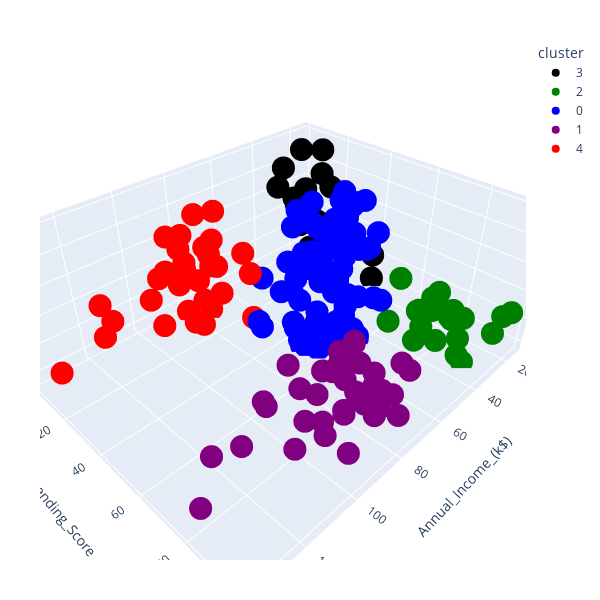

The cell this chart's notebook holds for it:
### Code cell
# plot the five clusters in 3D space
three_dim_clusters = px.scatter_3d(
    df, x="Annual_Income_(k$)", y="Spending_Score", z="Age", color="cluster",
    height=600, width=600,
    color_discrete_map={0: "blue", 1:"purple", 2:"green", 3:"black", 4:"red"}
).update_layout(margin=dict(t=40, l=40, r=40, b=40))

three_dim_clusters.show()

# save to file, use everywhere with a browser
#three_dim_clusters.write_html("three_dim_customers.html")

### Figure 1 — Plotly figure (JSON) as saved in the notebook; plotly's stock layout.template omitted (floating-point values rounded to 4 significant figures)
{"data": [{"hovertemplate": "cluster=3<br>Annual_Income_(k$)=%{x}<br>Spending_Score=%{y}<br>Age=%{z}<extra></extra>", "legendgroup": "3", "marker": {"color": "black", "symbol": "circle"}, "mode": "markers", "name": "3", "scene": "scene", "showlegend": true, "type": "scatter3d", "x": [15, 16, 17, 18, 19, 19, 20, 20, 21, 23, 24, 25, 28, 28, 29, 30, 33, 33, 34, 37, 38, 39, 39], "y": [39, 6, 40, 6, 3, 14, 15, 13, 35, 29, 35, 5, 14, 32, 31, 4, 4, 14, 17, 26, 35, 36, 28], "z": [19, 20, 31, 35, 64, 67, 58, 37, 35, 52, 35, 46, 54, 45, 40, 60, 53, 49, 42, 36, 65, 48, 49]}, {"hovertemplate": "cluster=2<br>Annual_Income_(k$)=%{x}<br>Spending_Score=%{y}<br>Age=%{z}<extra></extra>", "legendgroup": "2", "marker": {"color": "green", "symbol": "circle"}, "mode": "markers", "name": "2", "scene": "scene", "showlegend": true, "type": "scatter3d", "x": [15, 16, 17, 18, 19, 19, 20, 20, 21, 23, 24, 25, 28, 28, 29, 30, 33, 33, 34, 37, 38, 39], "y": [81, 77, 76, 94, 72, 99, 77, 79, 66, 98, 73, 73, 82, 61, 87, 73, 92, 81, 73, 75, 92, 65], "z": [21, 23, 22, 23, 30, 35, 24, 22, 20, 35, 25, 31, 29, 35, 23, 21, 18, 21, 30, 20, 24, 24]}, {"hovertemplate": "cluster=0<br>Annual_Income_(k$)=%{x}<br>Spending_Score=%{y}<br>Age=%{z}<extra></extra>", "legendgroup": "0", "marker": {"color": "blue", "symbol": "circle"}, "mode": "markers", "name": "0", "scene": "scene", "showlegend": true, "type": "scatter3d", "x": [39, 40, 40, 40, 40, 42, 42, 43, 43, 43, 43, 44, 44, 46, 46, 46, 46, 47, 47, 48, 48, 48, 48, 48, 48, 49, 49, 50, 50, 54, 54, 54, 54, 54, 54, 54, 54, 54, 54, 54, 54, 57, 57, 58, 58, 59, 59, 60, 60, 60, 60, 60, 60, 61, 61, 62, 62, 62, 62, 62, 62, 63, 63, 63, 63, 63, 63, 64, 64, 65, 65, 65, 65, 67, 67, 67, 67, 69, 71, 72, 76], "y": [61, 55, 47, 42, 42, 52, 60, 54, 60, 45, 41, 50, 46, 51, 46, 56, 55, 52, 59, 51, 59, 50, 48, 59, 47, 55, 42, 49, 56, 47, 54, 53, 48, 52, 42, 51, 55, 41, 44, 57, 46, 58, 55, 60, 46, 55, 41, 49, 40, 42, 52, 47, 50, 42, 49, 41, 48, 59, 55, 56, 42, 50, 46, 43, 48, 52, 54, 42, 46, 48, 50, 43, 59, 43, 57, 56, 40, 58, 35, 34, 40], "z": [31, 50, 27, 29, 31, 49, 33, 31, 59, 50, 47, 51, 69, 27, 53, 70, 19, 67, 54, 63, 18, 43, 68, 19, 32, 70, 47, 60, 60, 59, 26, 45, 40, 23, 49, 57, 38, 67, 46, 21, 48, 55, 22, 34, 50, 68, 18, 48, 40, 32, 24, 47, 27, 48, 20, 23, 49, 67, 26, 49, 21, 66, 54, 68, 66, 65, 19, 38, 19, 18, 19, 63, 49, 51, 50, 27, 38, 40, 43, 25, 28]}, {"hovertemplate": "cluster=1<br>Annual_Income_(k$)=%{x}<br>Spending_Score=%{y}<br>Age=%{z}<extra></extra>", "legendgroup": "1", "marker": {"color": "purple", "symbol": "circle"}, "mode": "markers", "name": "1", "scene": "scene", "showlegend": true, "type": "scatter3d", "x": [69, 70, 71, 71, 71, 72, 73, 73, 74, 75, 76, 77, 77, 78, 78, 78, 78, 78, 78, 79, 81, 85, 86, 87, 87, 87, 88, 88, 93, 97, 98, 99, 101, 103, 103, 113, 120, 126, 137], "y": [91, 77, 95, 75, 75, 71, 88, 73, 72, 93, 87, 97, 74, 90, 88, 76, 89, 78, 73, 83, 93, 75, 95, 63, 75, 92, 86, 69, 90, 86, 88, 97, 68, 85, 69, 91, 79, 74, 83], "z": [39, 31, 40, 38, 39, 31, 29, 32, 35, 32, 32, 28, 32, 34, 39, 38, 27, 30, 30, 29, 31, 36, 33, 32, 28, 36, 30, 27, 35, 32, 29, 30, 28, 36, 32, 38, 35, 32, 30]}, {"hovertemplate": "cluster=4<br>Annual_Income_(k$)=%{x}<br>Spending_Score=%{y}<br>Age=%{z}<extra></extra>", "legendgroup": "4", "marker": {"color": "red", "symbol": "circle"}, "mode": "markers", "name": "4", "scene": "scene", "showlegend": true, "type": "scatter3d", "x": [70, 71, 71, 73, 73, 74, 75, 77, 77, 78, 78, 78, 78, 78, 78, 79, 81, 85, 86, 87, 87, 87, 88, 88, 93, 97, 98, 99, 101, 103, 103, 113, 120, 126, 137], "y": [29, 11, 9, 5, 7, 10, 5, 12, 36, 22, 17, 20, 16, 1, 1, 35, 5, 26, 20, 27, 13, 10, 13, 15, 14, 32, 15, 39, 24, 17, 23, 8, 16, 28, 18], "z": [23, 59, 47, 20, 44, 19, 57, 25, 48, 34, 43, 44, 47, 37, 34, 56, 19, 50, 42, 36, 40, 36, 52, 58, 59, 37, 46, 41, 54, 41, 34, 33, 47, 45, 32]}], "layout": {"height": 600, "legend": {"title": {"text": "cluster"}, "tracegroupgap": 0}, "margin": {"b": 40, "l": 40, "r": 40, "t": 40}, "scene": {"domain": {"x": [0, 1], "y": [0, 1]}, "xaxis": {"title": {"text": "Annual_Income_(k$)"}}, "yaxis": {"title": {"text": "Spending_Score"}}, "zaxis": {"title": {"text": "Age"}}}, "width": 600}}
